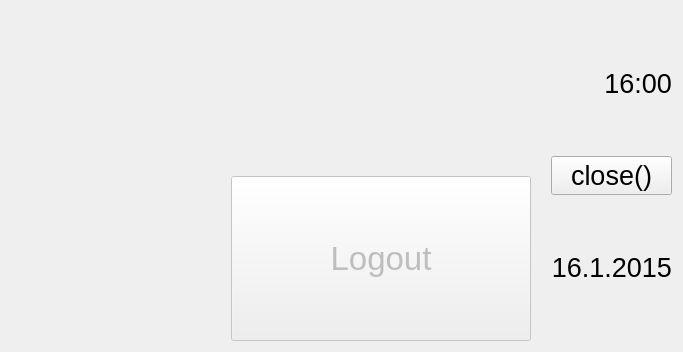
<?xml version="1.0" encoding="UTF-8"?>
<ui version="4.0">
 <class>MainWindow</class>
 <widget class="QMainWindow" name="MainWindow">
  <property name="geometry">
   <rect>
    <x>0</x>
    <y>0</y>
    <width>683</width>
    <height>352</height>
   </rect>
  </property>
  <property name="windowTitle">
   <string>Tally</string>
  </property>
  <widget class="QWidget" name="centralWidget">
   <property name="enabled">
    <bool>true</bool>
   </property>
   <property name="autoFillBackground">
    <bool>false</bool>
   </property>
   <layout class="QVBoxLayout" name="verticalLayout" stretch="1,200">
    <item>
     <layout class="QHBoxLayout" name="horizontalLayout_3" stretch="1,1,1">
      <property name="spacing">
       <number>20</number>
      </property>
      <property name="sizeConstraint">
       <enum>QLayout::SetDefaultConstraint</enum>
      </property>
      <item>
       <widget class="QLabel" name="label_pic">
        <property name="sizePolicy">
         <sizepolicy hsizetype="MinimumExpanding" vsizetype="MinimumExpanding">
          <horstretch>0</horstretch>
          <verstretch>0</verstretch>
         </sizepolicy>
        </property>
        <property name="maximumSize">
         <size>
          <width>200</width>
          <height>100</height>
         </size>
        </property>
        <property name="text">
         <string/>
        </property>
        <property name="pixmap">
         <pixmap resource="myressources.qrc">:/MyFiles/Tally CS - Logo beta.png</pixmap>
        </property>
        <property name="scaledContents">
         <bool>true</bool>
        </property>
        <property name="margin">
         <number>0</number>
        </property>
       </widget>
      </item>
      <item>
       <layout class="QVBoxLayout" name="verticalLayout_2" stretch="1,1">
        <property name="spacing">
         <number>0</number>
        </property>
        <item>
         <widget class="QLabel" name="label_username">
          <property name="font">
           <font>
            <pointsize>25</pointsize>
           </font>
          </property>
          <property name="text">
           <string/>
          </property>
          <property name="alignment">
           <set>Qt::AlignCenter</set>
          </property>
         </widget>
        </item>
        <item>
         <widget class="QPushButton" name="pushButton_logout">
          <property name="enabled">
           <bool>false</bool>
          </property>
          <property name="sizePolicy">
           <sizepolicy hsizetype="Expanding" vsizetype="Expanding">
            <horstretch>0</horstretch>
            <verstretch>0</verstretch>
           </sizepolicy>
          </property>
          <property name="font">
           <font>
            <pointsize>25</pointsize>
           </font>
          </property>
          <property name="text">
           <string>Logout</string>
          </property>
         </widget>
        </item>
       </layout>
      </item>
      <item>
       <layout class="QVBoxLayout" name="verticalLayoutDate" stretch="1,0,1">
        <property name="spacing">
         <number>0</number>
        </property>
        <item>
         <widget class="QLabel" name="label_Time">
          <property name="sizePolicy">
           <sizepolicy hsizetype="Fixed" vsizetype="Fixed">
            <horstretch>0</horstretch>
            <verstretch>0</verstretch>
           </sizepolicy>
          </property>
          <property name="font">
           <font>
            <pointsize>20</pointsize>
           </font>
          </property>
          <property name="layoutDirection">
           <enum>Qt::RightToLeft</enum>
          </property>
          <property name="text">
           <string>16:00</string>
          </property>
          <property name="textFormat">
           <enum>Qt::AutoText</enum>
          </property>
          <property name="scaledContents">
           <bool>false</bool>
          </property>
          <property name="alignment">
           <set>Qt::AlignRight|Qt::AlignTrailing|Qt::AlignVCenter</set>
          </property>
         </widget>
        </item>
        <item>
         <widget class="QPushButton" name="pushButton">
          <property name="font">
           <font>
            <pointsize>20</pointsize>
           </font>
          </property>
          <property name="text">
           <string>close()</string>
          </property>
         </widget>
        </item>
        <item>
         <widget class="QLabel" name="label_Date">
          <property name="sizePolicy">
           <sizepolicy hsizetype="Fixed" vsizetype="Fixed">
            <horstretch>0</horstretch>
            <verstretch>0</verstretch>
           </sizepolicy>
          </property>
          <property name="font">
           <font>
            <pointsize>20</pointsize>
            <strikeout>false</strikeout>
           </font>
          </property>
          <property name="layoutDirection">
           <enum>Qt::RightToLeft</enum>
          </property>
          <property name="text">
           <string>16.1.2015</string>
          </property>
          <property name="alignment">
           <set>Qt::AlignRight|Qt::AlignTrailing|Qt::AlignVCenter</set>
          </property>
         </widget>
        </item>
       </layout>
      </item>
     </layout>
    </item>
    <item>
     <layout class="QGridLayout" name="gridLayout_port"/>
    </item>
   </layout>
  </widget>
 </widget>
 <layoutdefault spacing="6" margin="11"/>
 <resources>
  <include location="myressources.qrc"/>
 </resources>
 <connections/>
</ui>
